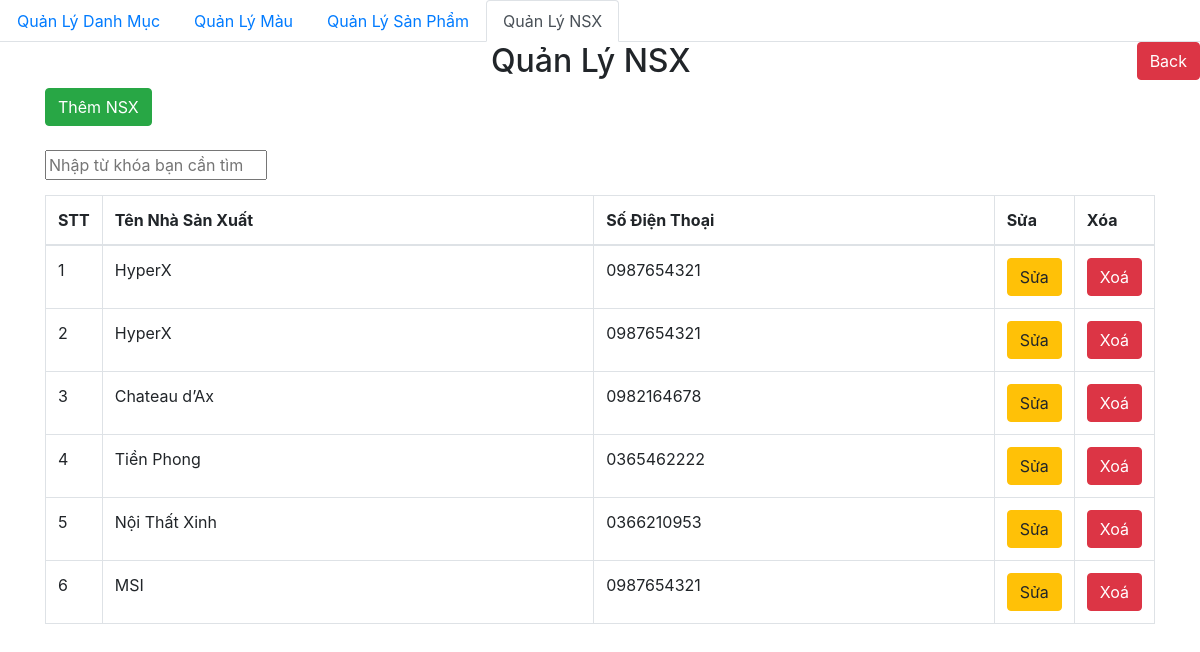
Screenshot of /adminpage/admin/manufacturer/adminmanufacturer.php with the database file from the repository.
### tables this page shows
CREATE TABLE `nhasx` (
  `IDNSX` int(11) NOT NULL,
  `TenHangSX` varchar(255) DEFAULT NULL,
  `SDT` varchar(10) DEFAULT NULL
);

### db/dbhelper.php (called while the page is built, shortened)
<?php
function executeResult($sql){
    $con=mysqli_connect(HOST,USERNAME,PASSWORD,DATABSE);
    $result= mysqli_query($con, $sql);
    $data=[];
    while($row= mysqli_fetch_array($result,1)){
        $data[]=$row;
    }
    return $data;
}

### adminpage/admin/manufacturer/adminmanufacturer.php (the view, shortened to what this page needs)
<?php
require_once('..\..\..\db\dbhelper.php');
?>
<!DOCTYPE html>
<html>
<head>
	<link rel="stylesheet" href="https://maxcdn.bootstrapcdn.com/bootstrap/4.4.1/css/bootstrap.min.css">
</head>
<body>
	<?php
	require_once('..\layout\navmenumanufacturer.php');
	?>
	<a href="../../home.php">
	<button class="btn btn-danger" style="margin: bottom 15px; float:right;">Back</button>
	</a>
	<div class="container">
		<div class="panel panel-primary">
			<div class="panel-heading">
				<h2 class="text-center">Quản Lý NSX</h2>
			</div>
			<div class="panel-body">
				<a href="addmanufacturer.php">
				<button class="btn btn-success" style="margin: bottom 15px;">Thêm NSX</button>
				</a>
				<br></br>
				<input id="myInput" type="text" placeholder="Nhập từ khóa bạn cần tìm" style="width:20%; margin-bottom:15px"/>
				<table class="table table-bordered table-hover" id="myTable">
					<thead>
						<tr>
							<th width="50px">STT</th>
							<th>Tên Nhà Sản Xuất</th>
                            <th>Số Điện Thoại</th>
							<th width="50px">Sửa</th>
							<th width="50px">Xóa</th>
						</tr>
					</thead>
					<tbody>
					<?php
					$limit=10;
					$page=1;
					$firstIndex=($page-1)*$limit;
					$sql="select * from nhasx limit ".$firstIndex.", ".$limit." ";
					$categoryList=executeResult($sql);
					foreach ($categoryList as $item){
						echo '
					<tr>
						<td>'.++$firstIndex.'</td>
						<td>'.$item['TenHangSX'].'</td>
                        <td>'.$item['SDT'].'</td>
						<td>
							<a href="addmanufacturer.php?IDNSX='.$item['IDNSX'].'"><button class="btn btn-warning">Sửa</button></a>
						</td>
						<td>
							<a href="?delete_id='.$item['IDNSX'].'"><button class="btn btn-danger">Xoá</button></a>
						</td>
					</tr>';
					}
					?>
					</tbody>
				</table>
			</div>
		</div>
	</div>
</body>
</html>

### rows the page displays
nhasx: TenHangSX "HyperX", SDT "0987654321"
nhasx: TenHangSX "HyperX", SDT "0987654321"
nhasx: TenHangSX "Chateau d’Ax", SDT "0982164678"
nhasx: TenHangSX "Tiền Phong", SDT "0365462222"
nhasx: TenHangSX "Nội Thất Xinh", SDT "0366210953"
nhasx: TenHangSX "MSI", SDT "0987654321"
